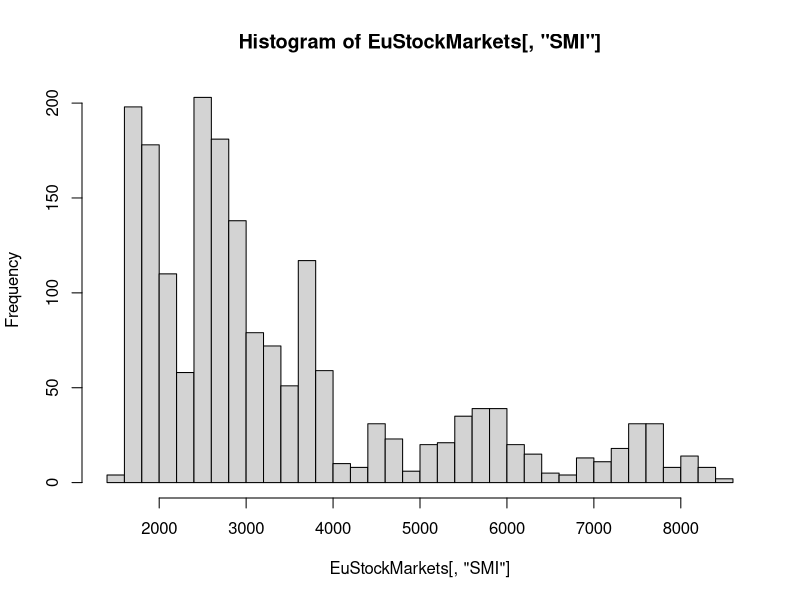
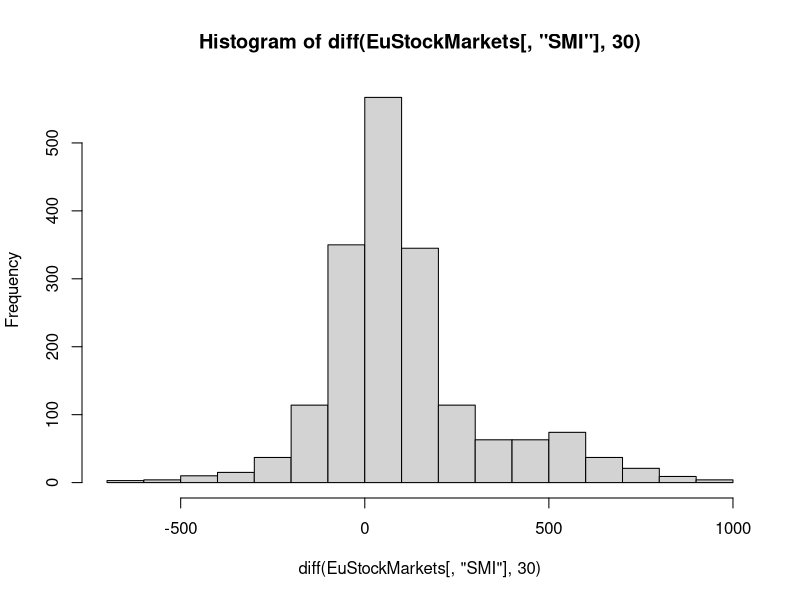

These figures' R source, in order:
# 原系列のヒストグラム
hist(EuStockMarkets[,"SMI"],30)

# 差分のヒストグラム
hist(diff(EuStockMarkets[,"SMI"],30))